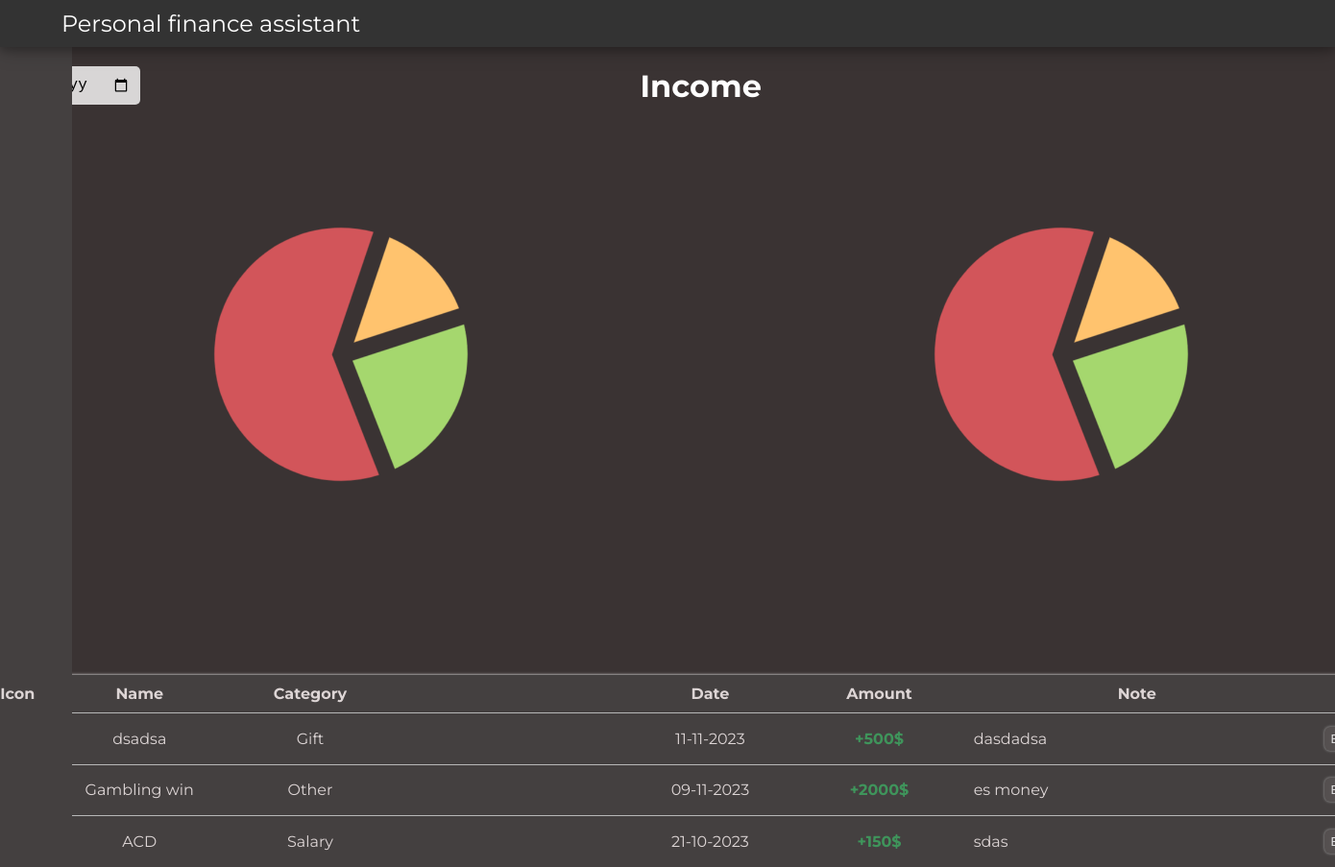
/income (signed in), run on the app's committed database.
### app/models.py (models this page shows)
class Income(db.Model):
    __tablename__ = 'incomes'
    id = db.Column(db.Integer, primary_key=True)
    user_id = db.Column(db.Integer, db.ForeignKey('users.id'))
    category_id = db.Column(db.Integer, db.ForeignKey('income_categories.id'))
    name = db.Column(db.String(25),unique=True, nullable=False)
    date = db.Column(db.Date, nullable=False, default=datetime.utcnow)
    amount = db.Column(db.Float, nullable=False)
    note = db.Column(db.String(40), nullable=False, default='')

class IncomeCategory(db.Model):
    __tablename__ = 'income_categories'
    id = db.Column(db.Integer, primary_key=True)
    name = db.Column(db.String(20), unique=True, nullable=False)
    icon = db.Column(db.String(20), nullable=False, default='default.jpg')
    incomes = db.relationship('Income', backref='category')

### app/routes.py (the view)
@app.route("/income", methods=['GET', 'POST'])
@login_required
def income():
    incomes = Income.query.filter_by(user=current_user).all()
    incomes.sort(key=lambda x: x.date, reverse=True)
    form = DatePickerForm()
    if form.validate_on_submit():
        selected_date = form.date.data
        incomes = Income.query.filter_by(user=current_user, date = selected_date).all()
    return render_template('income.html', incomes=incomes, form=form)

### app/models.py (called while the page is built)
@login_manager.user_loader
def load_user(user_id):
    return User.query.get(int(user_id))

### app/routes.py (called while the page is built)
@app.context_processor
def utility_processor():
    def is_expense(transaction):
        return isinstance(transaction, Expense)
    def is_income(transaction):
        return isinstance(transaction, Income)
    return dict(is_expense=is_expense, is_income=is_income)

### app/templates/income.html (shortened to what this page needs)
{% extends "base.html" %}
{% block content %}
    <div class="pg-list">
        <div class="inc-dt-container">
            <div class="inc-date-container">
                <div class="exp-content-section">
                    <form method="POST" action="">
                            <div class="form-group " id="exp-form-group">
                            </div>
                    </form>
                </div>
            </div>
            <div class="inc-title-container">
                <h1 id="route-title">Income</h1>
            </div>
            <div class="inc-empty-container">
            </div>
        </div>
        <div class="inc-plot-container">
            <div id="inc-plot1">
                <img src="{{ url_for('static', filename='plot.png') }}" width="300" height="300">
            </div>
            <div id="inc-plot2">
                <img src="{{ url_for('static', filename='plot.png') }}" width="300" height="300">
            </div>
        </div>
        <div class="inc-btn-container">
            <button type="button" class="inc-btn" style="width: 38px;height: 25px;" onclick="window.location.href = '/income/new';">Add</button>
        </div>
        <div class="inc-table-container">
            <table class="inc-table" style="overflow-y: auto;">
                <tr>
                    <th class="inc-table-items" style="width: 60px;">Icon</th>
                    <th class="inc-table-items" style="width: 170px;">Name</th>
                    <th class="inc-table-items" style="width: 170px;">Category</th>
                    <th class="inc-table-items" style="width: 250px;"></th>
                    <th class="inc-table-items" style="width: 170px;">Date</th>
                    <th class="inc-table-items" style="width: 170px;">Amount</th>
                    <th class="inc-table-items" style="width: 300px;">Note</th>
                    <th class="inc-table-items" style="width: 100px;"></th>
                </tr>
                {% for income in incomes %}
                <tr>
                    <td class="inc-table-items" style="width: 60px;"><img src="{{ url_for('static', filename='inc_icons/' + income.category.name.lower() +'.png') }}" width="30" height="30"></td>
                    <td class="inc-table-items" style="width: 170px;">{{ income.name }}</td>
                    <td class="inc-table-items" style="width: 170px;">{{ income.category.name }}</td>
                    <td class="inc-table-items" style="width: 250px;"></td>
                    <td class="inc-table-items" style="width: 170px;">{{ income.date.strftime('%d-%m-%Y') }}</td>
                    <td class="inc-table-items" style="width: 170px;color: rgb(63, 148, 91); font-weight: bold;">+{% if income.amount == income.amount|float|int %}{{ income.amount|int }}{% else %}{{ income.amount }}{% endif %}$</td>
                    <td class="inc-table-items" style="width: 300px;text-align: left;">{{ income.note }}</td>
                    <td class="inc-table-items" style="width: 100px;">
                        <div class="button-container" style="justify-content: right;">
                            <a href="{{ url_for('update_income', income_id=income.id) }}">
                                <button type="button" class="inc-btn" style="width: 36px;height: 25px;">Edit</button>
                            </a>
                        </div>
                    </td>
                </tr>
                {% endfor %}
            </table>
        </div>
    </div>
{% endblock content %}

### app/templates/base.html (shortened to what this page needs)
<!DOCTYPE html>
<html>
<head>
    <link rel="stylesheet" type="text/css" href="{{ url_for('static', filename='main.css') }}">
</head>
<body>
    <header class="app-header">
        <div class="app-title">Personal finance assistant</div>
    </header>
    <nav class="app-navigation">
        <div class="nav-elements-container">
            <ul>
            </ul>
        </div>
    </nav>
    <main role="main">
        {% block content %}{% endblock %}
    </main>
</body>
</html>

### app/static/main.css (style rules this page uses)
body { margin: 0; padding: 0; font-family: 'Montserrat', sans-serif; background-color: #3a3333; }
h1,h2,h3, p { color: rgb(255, 255, 255); }
.app-header { background-color: #333; color: rgb(255, 255, 255); padding: 10px 0; box-shadow: 0 4px 8px 0 rgba(0, 0, 0, 0.2), 0 6px 20px 0 rgba(0, 0, 0, 0.19); position: sticky; top: 0; z-index: 1; }
.app-title { font-size: 24px; text-align: left; padding-left: 4.6%; }
.app-navigation { background-color: #444040; position: fixed; margin-right: 1em; padding: 20px; width: 2.5%; height: 100%; float: left; text-align: center; z-index: 0; }
.app-navigation ul { list-style-type: none; padding: 0; }
.nav-elements-container { display: flex; flex-direction: column; min-height: 100vh; }
.pg-list { display: flex; flex-direction: column; align-items: center; margin-left: 5%; }
.exp-dt-container, .inc-dt-container, .bal-dt-container { display: flex; justify-content: end; margin-bottom: 100px; height: 60px; margin-top: 10px; }
.exp-date-container, .inc-date-container, .bal-date-container { display: inline-flex; justify-content: start; align-items: center; text-align: center; width: 250px; }
.exp-title-container, .inc-title-container, .bal-title-container { display: inline-flex; justify-content: center; align-items: center; text-align: center; width: 1000px; }
.exp-empty-container, .inc-empty-container,.bal-empty-container { display: inline-flex; justify-content: start; align-items: center; text-align: center; width: 250px; }
.exp-plot-container, .inc-plot-container, .bal-plbal-container { display: flex; text-align: center; flex-direction: row; }
#exp-plot1, #exp-plot2, #inc-plot1, #inc-plot2 { width: 750px; height: 450px; }
.exp-btn-container, .inc-btn-container { display: flex; justify-content: start; gap: 7px; margin-bottom: 9px; width: 1500px; }
.exp-btn, .inc-btn, .acc-btn { background: #555050; border-radius: 6px; border: none; box-shadow: 0 0 3px rgb(163, 163, 163); color: #DFDEDF; }
.exp-table-container, .inc-table-container, .bal-table-container, .sum-table-container { display: flex; flex-direction: column; justify-content: flex-end; }
.exp-table, .inc-table, .bal-table, .sum-table { width: 1500px; height: 200px; display: flex; background-color: #444040; border-collapse: collapse; box-shadow: 0 0 3px rgb(255, 255, 255); }
.exp-table th,.exp-table td, .inc-table th,.inc-table td, .bal-table th,.bal-table td, .sum-table th,.sum-table td { padding: 10px; text-align: center; border-bottom: 1px solid rgb(184, 184, 184);; width: 15rem; color: rgb(221, 213, 213); }
.exp-table th, .inc-table th, .bal-table th, .sum-table th { position: sticky; top: 0; background-color: #444040; }
.inc-table tr, .exp-table tr, .bal-table tr { height: 30px; }
.inc-table td, .exp-table td, .bal-table td { padding: 0.62%; }
.form-group { margin-bottom: 20px; min-width: 450px; }
#exp-form-group { min-width: 50%; margin: 0; }
.button-container { display: flex; gap: 5px; }

### data on the page
Income: name "dsadsa", category.name "Gift", date "11-11-2023", amount "500", note "dasdadsa"
Income: name "Gambling win", category.name "Other", date "09-11-2023", amount "2000", note "es money"
Income: name "ACD", category.name "Salary", date "21-10-2023", amount "150", note "sdas"
